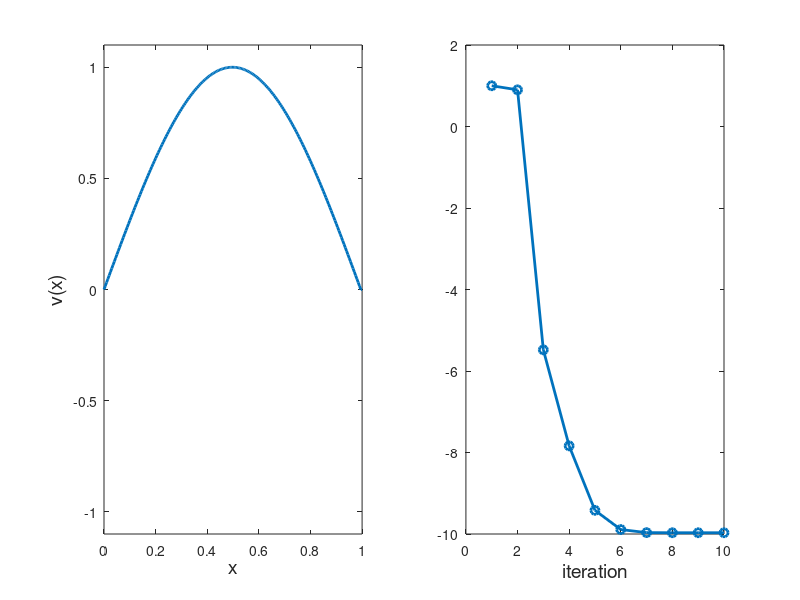

Here is the MATLAB script that generated this plot: (Note: this script raises an error after producing the figure.)
%**************************************************************************
%*     Example  7.1                                                       *
%*     filename: ch07pr01.m                                               *
%*     program listing number: 7.1                                        *
%*                                                                        *
%*     This program finds the first two eigen modes of standing wave in a *
%*     string using the shooting method (Numerov and secant methods).     *
%*                                                                        *
%*     Programmed by Ryoichi Kawai for Computational Physics Course.      *
%*     Last modification:  02/04/2017.                                    *
%**************************************************************************
clear all;

% setting the grid
xmin=0.0;
xmax=1.0;
N=200;
h=(xmax-xmin)/N;
x = linspace(xmin,xmax,N+1);
v=zeros(1,N+1);

% control parameters
tol=1e-8;
delta=1;
found=false;
kmax=100;


lambda(1) = 1;
k=1;

while not(found) & k<kmax

    % integrate ODE by Numerov method
    w = -lambda(k);
    v(1)=0;
    v(2)=delta;
    for n=2:N-1
        v(n+1) = 2*(1-5*h^2*w/12)*v(n) - (1+h^2*w/12)*v(n-1);
        v(n+1) = v(n+1)/(1+h^2*w/12);
    end

    % error in the boundary condition
    err(k) = v(N);

    if abs(err(k)) < tol
        found = true;
    else
        % secant method to guess next lambda
        if k == 1
            lambda(k+1) = lambda(k)-0.1;
        else
            lambda(k+1) = lambda(k) ...
                -(lambda(k)-lambda(k-1))/(err(k)-err(k-1))*err(k);
        end
        k=k+1;
    end
end
s=max(abs(v));
v=v/s;
fprintf('lambda = %.7f, exact=%.7f\n',lambda(k),-pi^2);


subplot(1,2,1)
p=plot(x,v);
set(p,'linewidth',2)
xlabel('x','fontsize',14);
ylabel('v(x)','fontsize',14);
axis([ 0 1 -1.1 1.1]);
hold on

subplot(1,2,2)
r=plot([1:k],lambda(1:k),'-o');
set(r,'linewidth',2)
xlabel('iteration','fontsize',14)
ylabel(texlabel('lambda'),'fontsize',14)
axis([0 k -(2*pi)^2*1.1 10] )
hold on
r=plot([0,k],[-pi^2, -pi^2],'--');
set(r,'color','black')
hold on
r=plot([0,k],[-(2*pi)^2, -(2*pi)^2],'--');
set(r,'color','black')
hold on

found = false;
lambda(1) = -30;
k = 1;

while not(found)
    w = -lambda(k);
    v(1)=0;
    v(2)=delta;
    for n=2:N-1
        v(n+1) = 2*(1-5*h^2*w/12)*v(n) - (1+h^2*w/12)*v(n-1);
        v(n+1) = v(n+1)/(1+h^2*w/12);
    end
    err(k) = v(N);
    if abs(err(k)) < tol
        found = true;
    else
        if k == 1
            lambda(k+1) = lambda(k)-0.1;
        else
            lambda(k+1) = lambda(k) ...
                -(lambda(k)-lambda(k-1))/(err(k)-err(k-1))*err(k);
        end
        k=k+1;
    end
end
s = max(v);
v = v/s;
fprintf('lambda = %.7f, exact=%.7f\n',lambda(k),-(2*pi)^2);

subplot(1,2,1)
p=plot(x,v);
set(p,'linewidth',2,'color','red')
legend(texlabel('lambda_0=1'),texlabel('lambda_0=-30'));
legend('location','southwest');
r=plot([0,1],[0,0]);
set(r,'color','black')
hold off
subplot(1,2,2)
r=plot([1:k],lambda(1:k),'-o');
set(r,'linewidth',2,'color','red')
hold off
